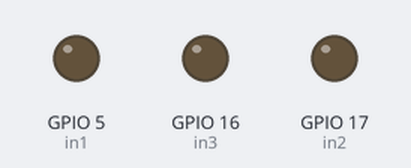
This program was run on a simulated ESP32. On the bench: output pins drawn as LEDs (lit = HIGH).

Above: at 0.5 s.
At 2.0 s:
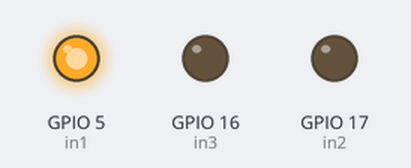
At 4.0 s:
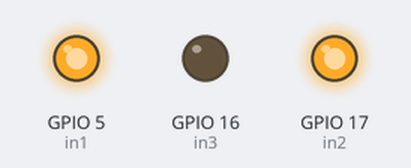
At 5.5 s:
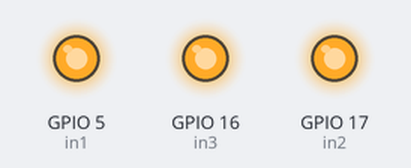
At 6.5 s:
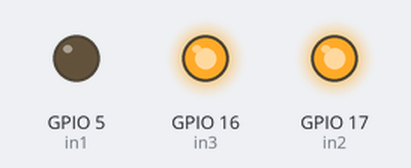
Timing chart, 0 to 7.8 s (numbered marks = the images above):
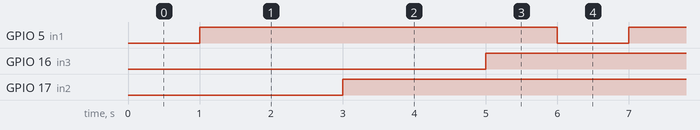

Measured:
- by itself, GPIO 5 (in1), GPIO 16 (in3), GPIO 17 (in2): alternates HIGH for 5.0 s and LOW for 1.0 s

The program:

main.cpp
```cpp
#include <Arduino.h>
#define in1 5
#define in2 17
#define in3 16

void setup() {
  pinMode(in1,OUTPUT);
  pinMode(in2,OUTPUT);
  pinMode(in3,OUTPUT);
}

void loop() {
  digitalWrite(in1,LOW);
  delay(1000);
  digitalWrite(in1,HIGH);
  delay(1000);

  digitalWrite(in2,LOW);
  delay(1000);
  digitalWrite(in2,HIGH);
  delay(1000);

  digitalWrite(in3,LOW);
  delay(1000);
  digitalWrite(in3,HIGH);
  delay(1000);
}
```
